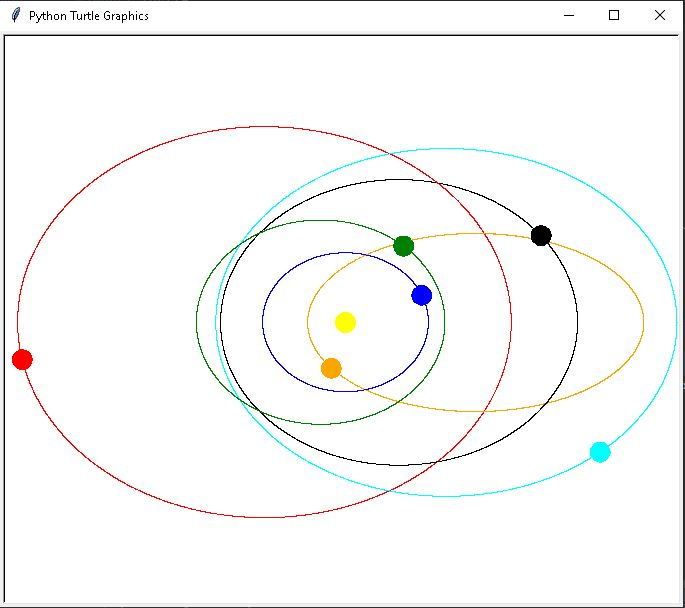

Python code for this plot:
import turtle
import math

class SolarSystem:
    def __init__(self, width, height):
        self.thesun = None
        self.planets = []
        self.ssturtle = turtle.Turtle()
        self.ssturtle.hideturtle()
        self.ssscreen = turtle.Screen()
        self.ssscreen.setworldcoordinates(-width/2.0,-height/2.0,width/2.0,height/2.0)
        self.ssscreen.tracer(50)

    def addPlanet(self, aplanet):
        self.planets.append(aplanet)

    def addSun(self, asun):
        self.thesun = asun

    def showPlanets(self):
        for aplanet in self.planets:
            print(aplanet)

    def freeze(self):
        self.ssscreen.exitonclick()

    def movePlanets(self):
        G = .1
        dt = .001

        for p in self.planets:
           p.moveTo(p.getXPos() + dt * p.getXVel(), p.getYPos() + dt * p.getYVel())

           rx = self.thesun.getXPos() - p.getXPos()
           ry = self.thesun.getYPos() - p.getYPos()
           r = math.sqrt(rx**2 + ry**2)

           accx = G * self.thesun.getMass()*rx/r**3
           accy = G * self.thesun.getMass()*ry/r**3

           p.setXVel(p.getXVel() + dt * accx)

           p.setYVel(p.getYVel() + dt * accy)

class Sun:
   def __init__(self, iname, irad, im, itemp):
       self.name = iname
       self.radius = irad
       self.mass = im
       self.temp = itemp
       self.x = 0
       self.y = 0

       self.sturtle = turtle.Turtle()
       self.sturtle.shape("circle")
       self.sturtle.color("yellow")

   def getName(self):
       return self.name

   def getRadius(self):
       return self.radius

   def getMass(self):
       return self.mass

   def getTemperature(self):
       return self.temp

   def getVolume(self):
       v = 4.0/3 * math.pi * self.radius**3
       return v

   def getSurfaceArea(self):
       sa = 4.0 * math.pi * self.radius**2
       return sa

   def getDensity(self):
       d = self.mass / self.getVolume()
       return d

   def setName(self, newname):
       self.name = newname

   def __str__(self):
       return self.name

   def getXPos(self):
       return self.x

   def getYPos(self):
       return self.y

class Planet:

   def __init__(self, iname, irad, im, idist, ivx, ivy, ic):
       self.name = iname
       self.radius = irad
       self.mass = im
       self.distance = idist
       self.x = idist
       self.y = 0
       self.velx = ivx
       self.vely = ivy
       self.color = ic

       self.pturtle = turtle.Turtle()
       self.pturtle.up()
       self.pturtle.color(self.color)
       self.pturtle.shape("circle")
       self.pturtle.goto(self.x,self.y)
       self.pturtle.down()

   def getName(self):
       return self.name

   def getRadius(self):
       return self.radius

   def getMass(self):
       return self.mass

   def getDistance(self):
       return self.distance

   def getVolume(self):
       v = 4.0/3 * math.pi * self.radius**3
       return v

   def getSurfaceArea(self):
       sa = 4.0 * math.pi * self.radius**2
       return sa

   def getDensity(self):
       d = self.mass / self.getVolume()
       return d

   def setName(self, newname):
       self.name = newname

   def show(self):
        print(self.name)

   def __str__(self):
       return self.name

   def moveTo(self, newx, newy):
       self.x = newx
       self.y = newy
       self.pturtle.goto(newx, newy)

   def getXPos(self):
       return self.x

   def getYPos(self):
       return self.y

   def getXVel(self):
       return self.velx

   def getYVel(self):
       return self.vely

   def setXVel(self, newvx):
       self.velx = newvx

   def setYVel(self, newvy):
       self.vely = newvy


def createSSandAnimate():
   ss = SolarSystem(2,2)

   sun = Sun("SUN", 5000, 10, 5800)
   ss.addSun(sun)


   m = Planet("MERCURY", 19.5, 1000, .25, 0, 2, "blue")
   ss.addPlanet(m)

   m = Planet("EARTH", 47.5, 5000, 0.3, 0, 2.0, "green")
   ss.addPlanet(m)

   m = Planet("MARS", 50, 9000, 0.5, 0, 1.63, "red")
   ss.addPlanet(m)

   m = Planet("JUPITER", 100, 49000, 0.7, 0, 1, "black")
   ss.addPlanet(m)

   m = Planet("Pluto", 1, 500, 0.9, 0, .5, "orange")
   ss.addPlanet(m)

   m = Planet("Asteroid", 1, 500, 1.0, 0, .75, "cyan")
   ss.addPlanet(m)

   numTimePeriods = 20000
   for amove in range(numTimePeriods):
        ss.movePlanets()

   ss.freeze()

createSSandAnimate()
